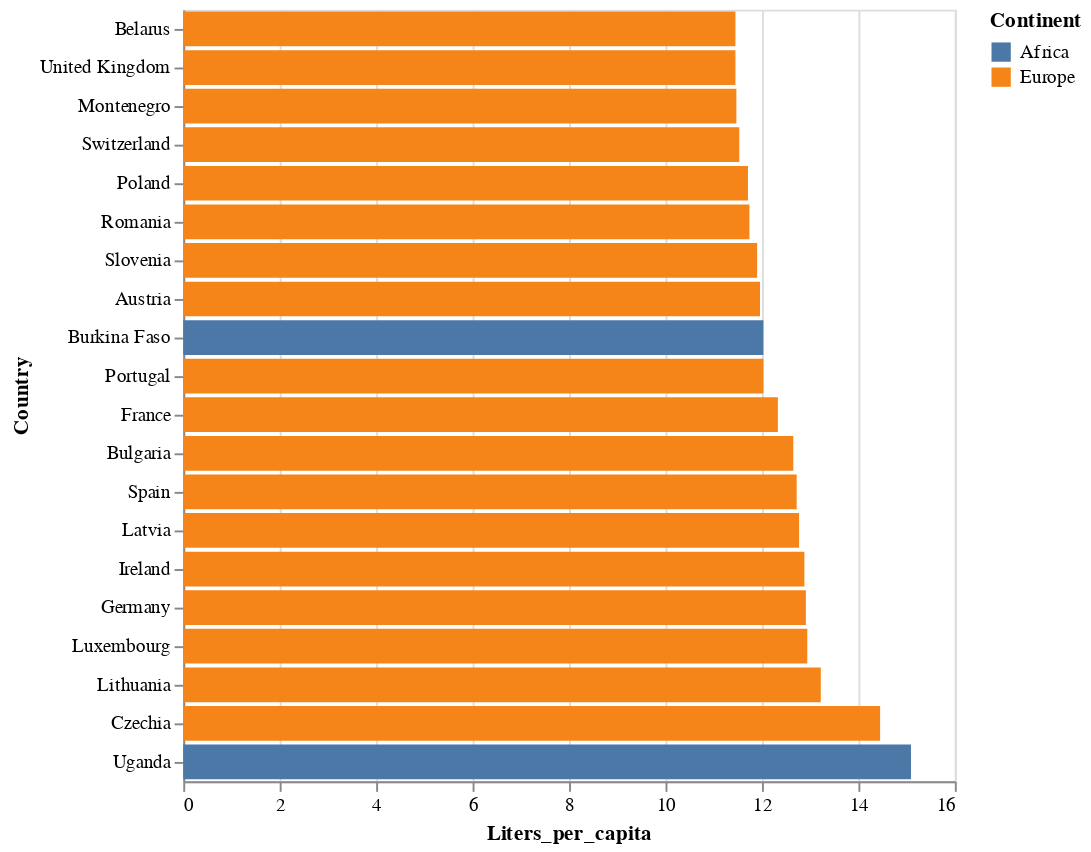

Notebook code cell kept with this figure:
### Markdown cell above
_Type your answer here, replacing this text._

### Code cell
# 1.
top20_consumption = alcohol.nlargest(n=20, columns ="Liters_per_capita")

bars_consumption = alt.Chart(top20_consumption).mark_bar().encode(
    x = alt.X("Liters_per_capita"),
    y = alt.Y("Country", sort = "x"),
    color = alt.Color("Continent")
)
# Show the chart
bars_consumption

### Figure 1 — Vega-Lite specification as saved in the notebook (floating-point values rounded to 4 significant figures)
{"$schema": "https://vega.github.io/schema/vega-lite/v4.17.0.json", "config": {"view": {"continuousHeight": 300, "continuousWidth": 400}}, "data": {"name": "data-32e7498f87e4d2bdadb161a77c2063db"}, "datasets": {"data-32e7498f87e4d2bdadb161a77c2063db": [{"Code": "UGA", "Continent": "Africa", "Country": "Uganda", "GDP_per_capita": 2122.0, "ID": 800, "Liters_per_capita": 15.09, "Population": 42729032, "Year": "2018"}, {"Code": "CZE", "Continent": "Europe", "Country": "Czechia", "GDP_per_capita": 39930.0, "ID": 203, "Liters_per_capita": 14.45, "Population": 10665679, "Year": "2018"}, {"Code": "LTU", "Continent": "Europe", "Country": "Lithuania", "GDP_per_capita": 35430.0, "ID": 440, "Liters_per_capita": 13.22, "Population": 2801270, "Year": "2018"}, {"Code": "LUX", "Continent": "Europe", "Country": "Luxembourg", "GDP_per_capita": 113600.0, "ID": 442, "Liters_per_capita": 12.94, "Population": 604244, "Year": "2018"}, {"Code": "DEU", "Continent": "Europe", "Country": "Germany", "GDP_per_capita": 53460.0, "ID": 276, "Liters_per_capita": 12.91, "Population": 83124413, "Year": "2018"}, {"Code": "IRL", "Continent": "Europe", "Country": "Ireland", "GDP_per_capita": 84300.0, "ID": 372, "Liters_per_capita": 12.88, "Population": 4818694, "Year": "2018"}, {"Code": "LVA", "Continent": "Europe", "Country": "Latvia", "GDP_per_capita": 30040.0, "ID": 428, "Liters_per_capita": 12.77, "Population": 1928461, "Year": "2018"}, {"Code": "ESP", "Continent": "Europe", "Country": "Spain", "GDP_per_capita": 40310.0, "ID": 724, "Liters_per_capita": 12.72, "Population": 46692863, "Year": "2018"}, {"Code": "BGR", "Continent": "Europe", "Country": "Bulgaria", "GDP_per_capita": 22210.0, "ID": 100, "Liters_per_capita": 12.65, "Population": 7051610, "Year": "2018"}, {"Code": "FRA", "Continent": "Europe", "Country": "France", "GDP_per_capita": 45250.0, "ID": 250, "Liters_per_capita": 12.33, "Population": 64990512, "Year": "2018"}, {"Code": "BFA", "Continent": "Africa", "Country": "Burkina Faso", "GDP_per_capita": 2120.0, "ID": 854, "Liters_per_capita": 12.03, "Population": 19751466, "Year": "2018"}, {"Code": "PRT", "Continent": "Europe", "Country": "Portugal", "GDP_per_capita": 34040.0, "ID": 620, "Liters_per_capita": 12.03, "Population": 10256192, "Year": "2018"}, {"Code": "AUT", "Continent": "Europe", "Country": "Austria", "GDP_per_capita": 55300.0, "ID": 40, "Liters_per_capita": 11.96, "Population": 8891383, "Year": "2018"}, {"Code": "SVN", "Continent": "Europe", "Country": "Slovenia", "GDP_per_capita": 37970.0, "ID": 705, "Liters_per_capita": 11.9, "Population": 2077835, "Year": "2018"}, {"Code": "ROU", "Continent": "Europe", "Country": "Romania", "GDP_per_capita": 28520.0, "ID": 642, "Liters_per_capita": 11.74, "Population": 19506110, "Year": "2018"}, {"Code": "POL", "Continent": "Europe", "Country": "Poland", "GDP_per_capita": 31670.0, "ID": 616, "Liters_per_capita": 11.71, "Population": 37921585, "Year": "2018"}, {"Code": "CHE", "Continent": "Europe", "Country": "Switzerland", "GDP_per_capita": 70660.0, "ID": 756, "Liters_per_capita": 11.53, "Population": 8525614, "Year": "2018"}, {"Code": "MNE", "Continent": "Europe", "Country": "Montenegro", "GDP_per_capita": 20690.0, "ID": 499, "Liters_per_capita": 11.47, "Population": 627803, "Year": "2018"}, {"Code": "BLR", "Continent": "Europe", "Country": "Belarus", "GDP_per_capita": 18890.0, "ID": 112, "Liters_per_capita": 11.45, "Population": 9452615, "Year": "2018"}, {"Code": "GBR", "Continent": "Europe", "Country": "United Kingdom", "GDP_per_capita": 46040.0, "ID": 826, "Liters_per_capita": 11.45, "Population": 67141678, "Year": "2018"}]}, "encoding": {"color": {"field": "Continent", "type": "nominal"}, "x": {"field": "Liters_per_capita", "type": "quantitative"}, "y": {"field": "Country", "sort": "x", "type": "nominal"}}, "mark": "bar"}
